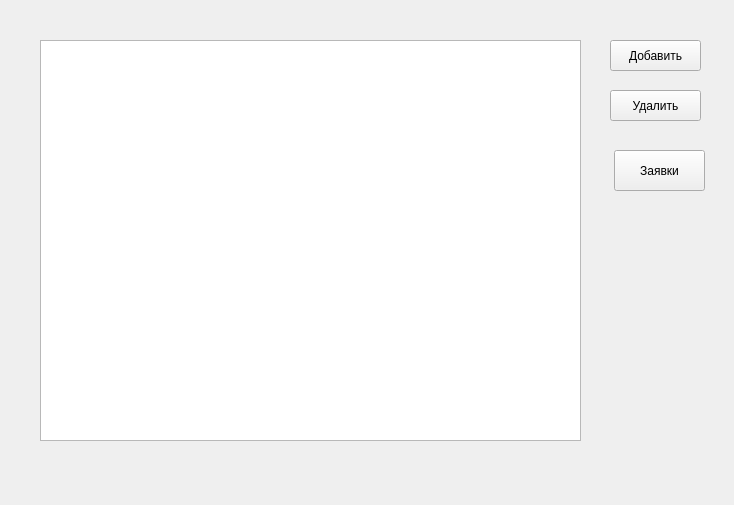
<?xml version="1.0" encoding="UTF-8"?>
<ui version="4.0">
 <class>MainWindow</class>
 <widget class="QMainWindow" name="MainWindow">
  <property name="geometry">
   <rect>
    <x>0</x>
    <y>0</y>
    <width>734</width>
    <height>505</height>
   </rect>
  </property>
  <property name="windowTitle">
   <string>MainWindow</string>
  </property>
  <widget class="QWidget" name="centralwidget">
   <widget class="QListWidget" name="listWidget">
    <property name="geometry">
     <rect>
      <x>40</x>
      <y>40</y>
      <width>541</width>
      <height>401</height>
     </rect>
    </property>
   </widget>
   <widget class="QPushButton" name="pushButton_add">
    <property name="geometry">
     <rect>
      <x>610</x>
      <y>40</y>
      <width>91</width>
      <height>31</height>
     </rect>
    </property>
    <property name="text">
     <string>Добавить</string>
    </property>
   </widget>
   <widget class="QPushButton" name="pushButton_delete">
    <property name="geometry">
     <rect>
      <x>610</x>
      <y>90</y>
      <width>91</width>
      <height>31</height>
     </rect>
    </property>
    <property name="text">
     <string>Удалить</string>
    </property>
   </widget>
   <widget class="QPushButton" name="pushButton_orders">
    <property name="geometry">
     <rect>
      <x>614</x>
      <y>150</y>
      <width>91</width>
      <height>41</height>
     </rect>
    </property>
    <property name="text">
     <string>Заявки</string>
    </property>
   </widget>
  </widget>
 </widget>
 <resources/>
 <connections/>
</ui>
